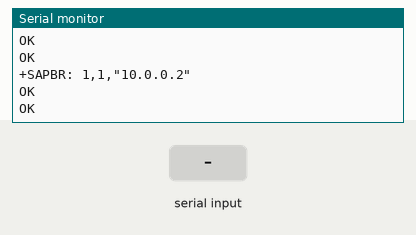
Recording of a sketch running on a simulated Arduino Mega 2560, built with avr-gcc and run on an emulated ATmega2560. Shown: the last lines printed to the serial monitor. The inputs (shaded band) are chosen by the test bench. The modem accepts every AT command (registered, SIM ready, sends succeed) and sends nothing else.

Above: at 1.2 s.
1.3 s: "ATD9791848808;\n" received over the second serial link
At 2.33 s:
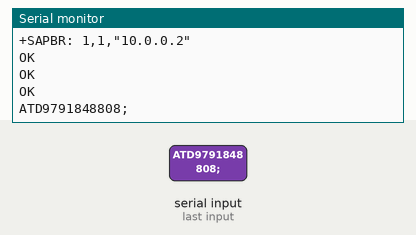
3.8 s: "1" received over the second serial link
At 4.72 s:
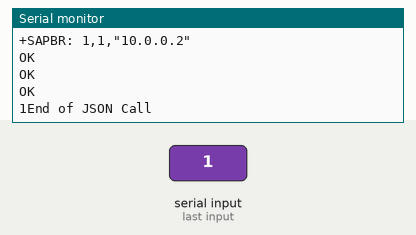
5.3 s: "0" received over the second serial link
At 5.37 s:
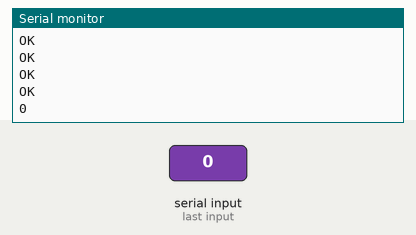

The sketch:

Flacon_UnO_AT_ver1_6_flow.ino
```cpp
//#include <SoftwareSerial.h>

//SoftwareSerial Serial1(10, 11); // RX, TX

unsigned long count = 0;
String devID = "2";
String jsn;
int FlowFrequency;
unsigned long litres_long,Sum=0,units;
String Litre_Str;
String lit_total;
String units_str;
void setup()
{
  // put your setup code here, to run once:
  Serial.begin(9600);
  Serial1.begin(2400);
  Serial.println("Setup_End");
}

void loop()
{
 flowCal();
falconClient(jsn);

}

void parseCmd(String command)
{
  //Serial.print("Command: ");
  //Serial.println(command);
  Serial1.println(command);
  delay(100);
  //Serial.print("Response: ");
  while(Serial1.available()>0)
  {
    Serial.print(char(Serial1.read()));
  }
}

   void flowCal()
{
  Serial.println("FLOW CAl Begin");
   for(int i=1;i<=2;i++)
  {
    delay(100);
  }
   FlowFrequency=200;
    litres_long=(FlowFrequency/2);
    Litre_Str=String(litres_long);
    Sum=Sum+litres_long;
    Litre_Str=String(litres_long);
    lit_total=String(Sum);
    units=(litres_long/1000);
    units_str=String(units);
    FlowFrequency=0;
    jsn = "AT+HTTPPARA=\"URL\",\"http://track.salieabs.com/json/AddTrackDetails.aspx?deviceid=";
    jsn = jsn + devID + "&analog0=" + Litre_Str+ "&analog1="+ lit_total +"&analog2="+ units_str +"&analog3=0&analog4=0&analog5=0&digital0=0&digital1=0&digital2=0&digital3=0&digital4=0&digital5=0&serial0=0&serial1=0&serial2=0&serial3=0&latitude=+1130.6059&longitude=+7806.0677&keypad=0&customstring=SCMC\"";
   Serial.println("FLOW CAl END");
}

void falconClient(String json)
{

  parseCmd("AT"); //Check AT
  parseCmd("ATE1");
  parseCmd("AT+SAPBR=3,1,\"ConType\",\"GPRS\"");  //Init GPRS
  parseCmd("AT+SAPBR=3,1,\"APN\",\"www\"");   //Init APN
  parseCmd("AT+SAPBR =1,1");    //ENable GPRS & Get IP Address
  parseCmd("AT+SAPBR=2,1");     //Check IP address
  //parseCmd("ATD9791848808;"); //dial a call
  parseCmd("AT+HTTPINIT");
  parseCmd("AT+HTTPPARA=\"CID\",1");
  parseCmd(json);
  //parseCmd("AT+HTTPPARA=\"URL\",\"http://track.salieabs.com/json/AddTrackDetails.aspx?deviceid=2&datetime=17/11/1990%2011:22:20&analog0=109&analog1=5&analog2=1&analog3=2&analog4=3&analog5=4&digital0=0&digital1=1&digital2=0&digital3=1&digital4=0&digital5=1&serial0=A&serial1=1&serial2=a&serial3=-&latitude=+1130.6059&longitude=+7806.0677&keypad=0&customstring=salieabs%20falcon%20message1\"");
  parseCmd("AT+HTTPACTION=0");
  parseCmd("AT+HTTPREAD");

  Serial.println("End of JSON Call\n\n");
}
```

Measured:
- after the input at 1.3 s, the serial monitor: prints a new line after 0.88 s (image 1)
- after the input at 3.8 s, the serial monitor: prints a new line after 0.76 s (image 2)
- after the input at 5.3 s, the serial monitor: prints a new line after 0.06 s (image 3)
